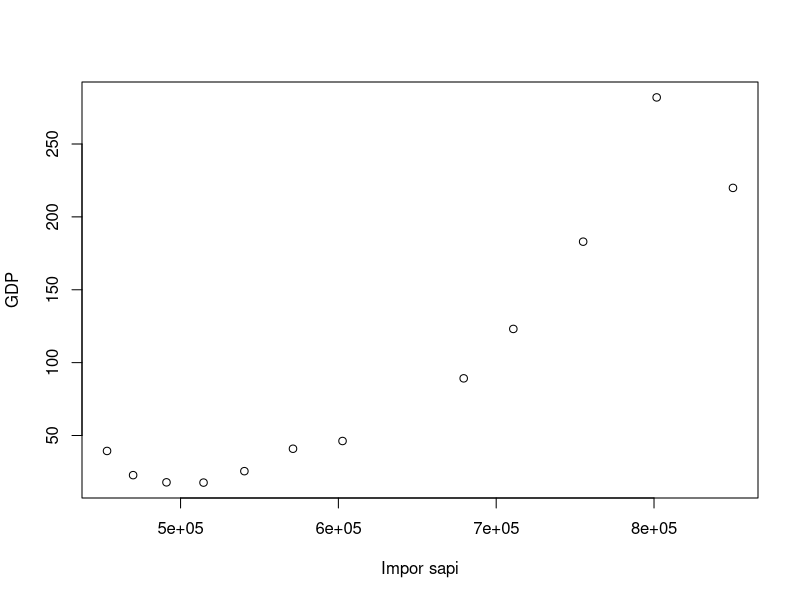
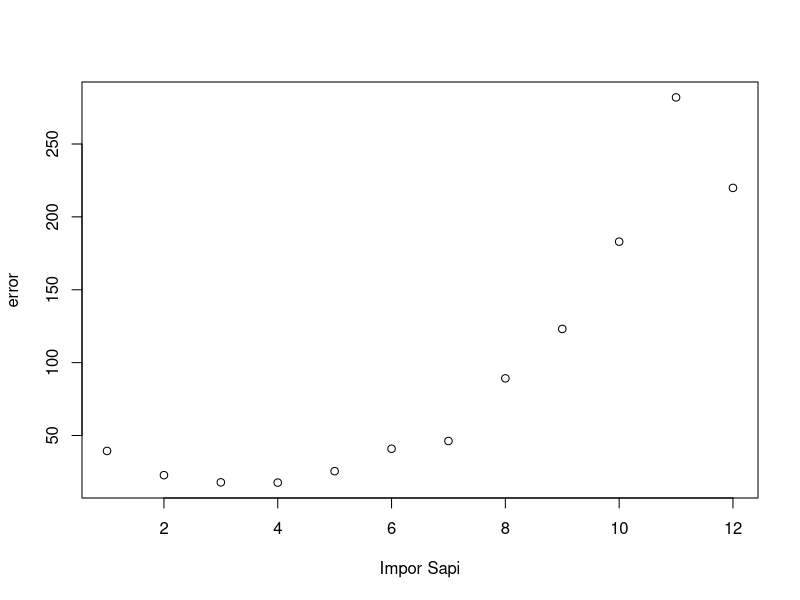

Source code (R) for these figures, in order:
## ---- chunk 1
library(tidyverse)
library(readxl)
## ---- chunk 2
dat<-read_excel('DATAMETOPEL 2.xlsx')
plot(dat$X,dat$Y,xlab="Impor sapi",ylab="GDP")
## ---- chunk 3
reg1<-lm(Y~X,data=dat)
summary(reg1)
## ---- chunk 4
plot(dat$Y,dat$u,xlab="Impor Sapi",ylab="error")
